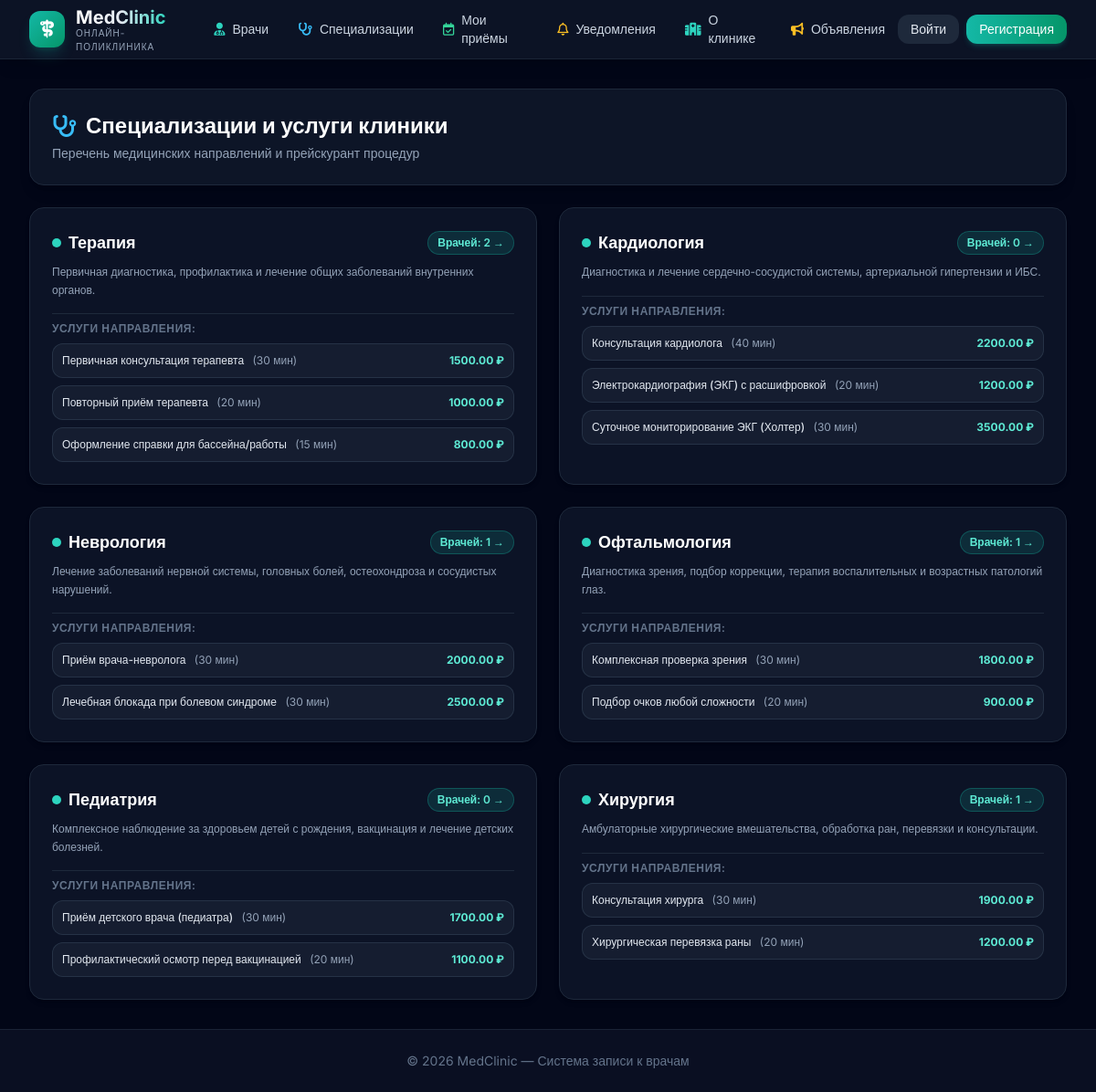
Before: /doctors/specializations/ with the older database file.
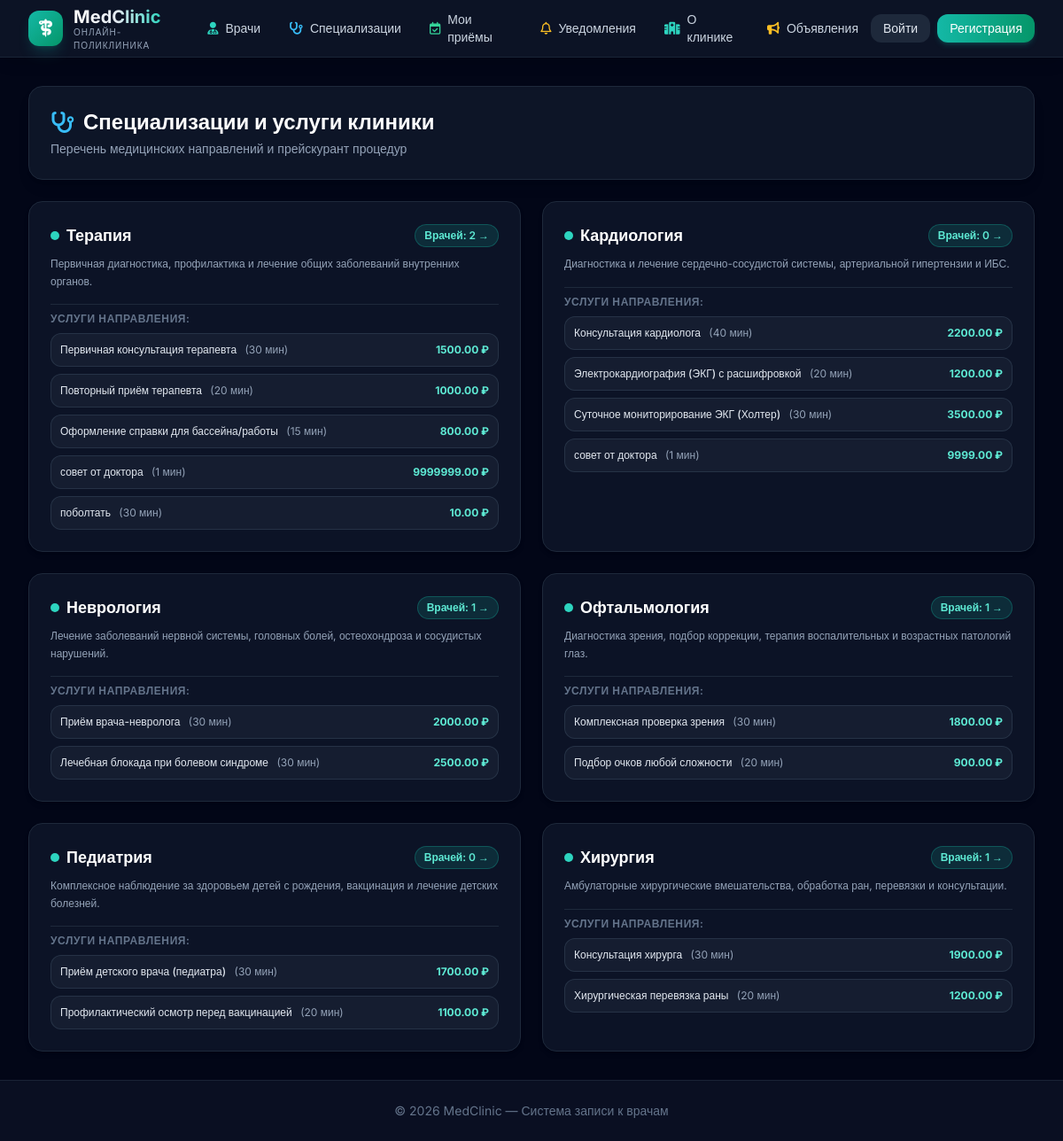
After: the same page with the newer database file.
### doctors/models.py (models this page shows, shortened)
class Specialization(models.Model):
    name = models.CharField(max_length=50)
    description = models.TextField(blank=True)

class Service(models.Model):
    name = models.CharField(max_length=50)
    description = models.TextField()
    price = models.DecimalField(max_digits=10, decimal_places=2)
    duration=models.PositiveIntegerField()
    specialization  = models.ForeignKey(Specialization , on_delete=models.SET_NULL,null=True,blank=True,related_name='services')

### doctors/views.py (the view, shortened to what this page needs)
# urls.py: path('specializations/', specialization_list, name='specialization_list'),
def specialization_list(request):
    specializations = Specialization.objects.all().prefetch_related('services', 'doctors')
    return render(request, 'doctors/specialization_list.html', {
        'specializations': specializations,
    })

### templates/doctors/specialization_list.html (shortened to what this page needs)
{% extends 'base.html' %}
{% block content %}
<div class="space-y-6">
    <div class="flex flex-col sm:flex-row sm:items-center justify-between gap-4 bg-slate-900/90 border border-slate-800 p-6 rounded-2xl shadow-lg">
        <div>
            <h1 class="text-2xl font-bold text-white flex items-center gap-2.5">
                <i class="fa-solid fa-stethoscope text-sky-400"></i>
                <span>Специализации и услуги клиники</span>
            </h1>
            <p class="text-slate-400 text-sm mt-1">Перечень медицинских направлений и прейскурант процедур</p>
        </div>
    </div>
    <div class="grid grid-cols-1 md:grid-cols-2 gap-6">
        {% for spec in specializations %}
            <div class="bg-slate-900/80 border border-slate-800 hover:border-slate-700 rounded-2xl p-6 shadow-md transition flex flex-col justify-between space-y-4">
                <div>
                    <div class="flex items-center justify-between gap-2 mb-2">
                        <h2 class="text-lg font-bold text-white flex items-center gap-2">
                            <span class="w-2.5 h-2.5 rounded-full bg-teal-400"></span>
                            {{ spec.name }}
                        </h2>
                        <a href="/doctors/?specialization={{ spec.id }}" class="text-xs font-semibold px-2.5 py-1 rounded-full bg-teal-500/15 text-teal-300 border border-teal-500/30 hover:bg-teal-500/25 transition">
                            Врачей: {{ spec.doctors.count }} &rarr;
                        </a>
                    </div>
                    {% if spec.description %}
                        <p class="text-xs text-slate-400 mb-4 leading-relaxed">
                            {{ spec.description }}
                        </p>
                    {% endif %}
                    <div class="space-y-2 pt-2 border-t border-slate-800">
                        <div class="text-xs font-semibold uppercase tracking-wider text-slate-500">Услуги направления:</div>
                        {% if spec.services.all %}
                            <div class="space-y-2">
                                {% for s in spec.services.all %}
                                    <div class="flex justify-between items-center p-2.5 rounded-xl bg-slate-800/50 border border-slate-700/60 text-xs">
                                        <div>
                                            <span class="font-medium text-slate-200">{{ s.name }}</span>
                                            <span class="text-slate-400 ml-1.5">({{ s.duration }} мин)</span>
                                        </div>
                                        <span class="font-bold text-teal-300">{{ s.price }} ₽</span>
                                    </div>
                                {% endfor %}
                            </div>
                        {% else %}
                            <div class="text-xs text-slate-500 italic py-1">Список услуг формируется</div>
                        {% endif %}
                    </div>
                </div>
            </div>
        {% endfor %}
    </div>
</div>
{% endblock %}

Changed rows visible on the page:
added Service: name "совет от доктора", duration "1", price "9999999.00", shown under Specialization "Терапия"
added Service: name "поболтать", duration "30", price "10.00", shown under Specialization "Терапия"
added Service: name "совет от доктора", duration "1", price "9999.00", shown under Specialization "Кардиология"
